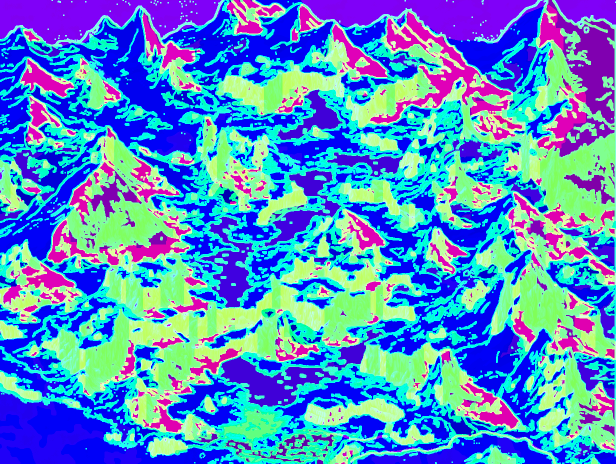
#> input picture not-all-survive/assets/terrain.png, 1232 x 928 px (shown at 1/2 size); the run also reads 1 picture not shown here
$ python trace_lake.py
#> lines starting #> are read from the running program, lines starting #| are printed output that depends on the picture; after the words box and inside, x2 and y2 are one past the last pixel; in counts of white or black regions, pixels touching at a corner belong together
"""Traces the frozen lake's shore from the terrain mask into js/trailer/data.js (the line the pen draws in
the trailer's open). python trace_lake.py"""
import os, json
from collections import deque
import numpy as np
from PIL import Image

ROOT = os.path.join(os.path.dirname(os.path.abspath(__file__)), '..', '..')
t = np.array(Image.open(os.path.join(ROOT, 'assets/terrain.png')).convert('RGB'))
#> t is the input picture: shape (928, 1232, 3); mean R, G, B 82.9, 141, 202.9
cls = np.round(t[..., 0] / 32).astype(int)
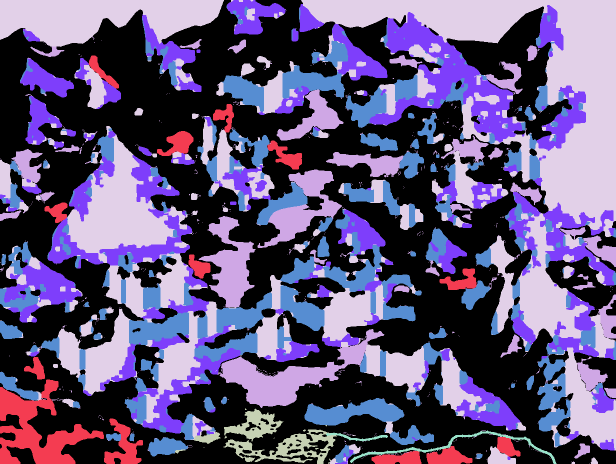
#> cls: shape (928, 1232) int64 (shown at 1/2 size); 8 distinct labels, from 0 to 7; one colour per label, 0 black
e = np.array(Image.open(os.path.join(ROOT, 'assets/terrain-edits.png')).convert('RGBA'))
m = e[..., 3] >= 128
#> m: shape (928, 1232) bool; every value is 0
cls[m] = np.round(e[..., 0][m] / 32).astype(int)
H, W = cls.shape
#> H = 928; W = 1232

# the lake under world (1100, 1516): flood fill the ice class (mask is half resolution)
ice = cls == 2
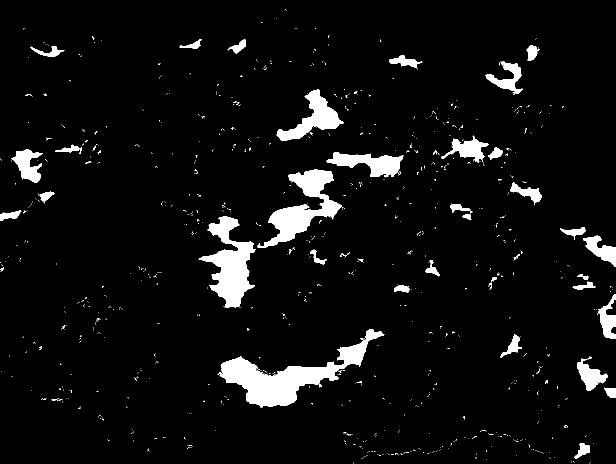
#> ice: shape (928, 1232) bool (shown at 1/2 size); 5.7% white; 966 white regions (917 under 20 px), largest, box (x1, y1, x2, y2) and area: (435, 658, 769, 816) 14525, (397, 432, 511, 615) 9355, (515, 339, 684, 496) 8989
seed = (758, 550)
comp = np.zeros_like(ice); comp[seed] = True; q = deque([seed])
while q:
    y, x = q.popleft()
    for dy, dx in ((1, 0), (-1, 0), (0, 1), (0, -1)):
        ny, nx = y + dy, x + dx
        if 0 <= ny < H and 0 <= nx < W and ice[ny, nx] and not comp[ny, nx]:
            comp[ny, nx] = True; q.append((ny, nx))
def grow(a, n, op):
#> called with n = 4
    for _ in range(n):
        a = op.reduce([a, np.roll(a, 1, 0), np.roll(a, -1, 0), np.roll(a, 1, 1), np.roll(a, -1, 1)])
    return a
mm = grow(grow(comp, 4, np.logical_or), 4, np.logical_and)
mm = grow(grow(mm, 3, np.logical_and), 3, np.logical_or)

# Moore boundary trace
start = next((y, int(np.nonzero(mm[y])[0][0])) for y in range(H) if mm[y].any())
#> start = (658, 743)
dirs = [(-1, 0), (-1, 1), (0, 1), (1, 1), (1, 0), (1, -1), (0, -1), (-1, -1)]
b = [start]; cur = start; back = 6
#> after `b = [start]`: b = [(658, 743)]
#> after `cur = start`: cur = (658, 743)
for _ in range(200000):
    for k in range(8):
        d = (back + 1 + k) % 8
        ny, nx = cur[0] + dirs[d][0], cur[1] + dirs[d][1]
        if 0 <= ny < H and 0 <= nx < W and mm[ny, nx]:
            cur = (ny, nx); back = (d + 4) % 8; break
    else:
        break
    if cur == start and len(b) > 10:
        break
    b.append(cur)
pts = np.array([(x * 2, y * 2) for y, x in b], float)
k = 9
pad = np.concatenate([pts[-k:], pts, pts[:k]])
smooth = np.array([pad[i:i + 2 * k + 1].mean(0) for i in range(len(pts))])[::6]
out = os.path.join(ROOT, 'js/trailer/data.js')
with open(out, 'w', encoding='utf-8') as fh:
    fh.write("// Traced from the terrain mask (trailer/src/trace_lake.py): the frozen lake's shore, world px.\n")
    fh.write('export const LAKE = ' + json.dumps([[round(a, 1), round(c, 1)] for a, c in smooth], separators=(',', ':')) + ';\n')
print(out, len(smooth), 'points')
#| not-all-survive/trailer/src/../../js/trailer/data.js 138 points
